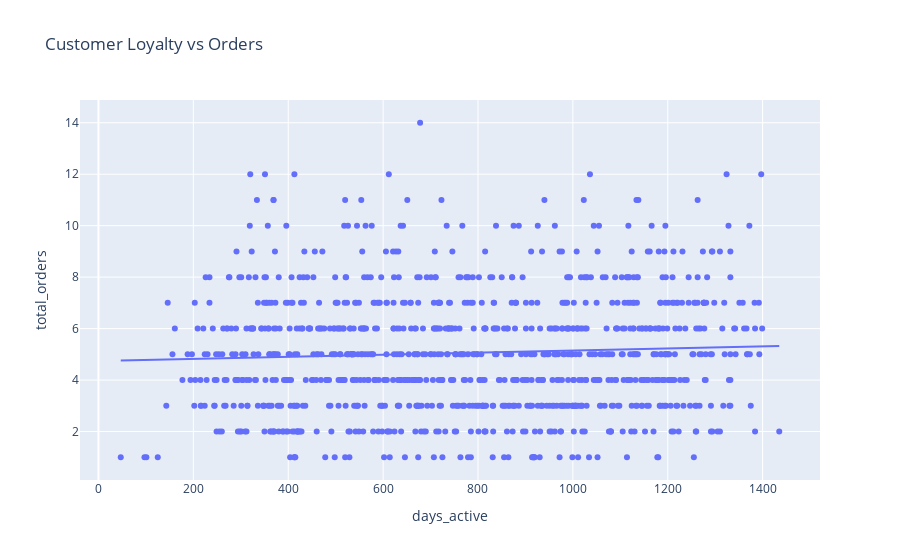

The code cell stored with this chart in its notebook:
### Code cell
px.scatter(loyalty_df, x='days_active', y='total_orders',
           title='Customer Loyalty vs Orders', trendline='ols')

### Figure 1 — Plotly figure (JSON) as saved in the notebook; plotly's stock layout.template omitted (floating-point values rounded to 4 significant figures; data arrays with more than 128 entries replaced by an {"elided": "..."} marker saying what was removed)
{"data": [{"hovertemplate": "days_active=%{x}<br>total_orders=%{y}<extra></extra>", "legendgroup": "", "marker": {"color": "#636efa", "symbol": "circle"}, "mode": "markers", "name": "", "orientation": "v", "showlegend": false, "type": "scatter", "x": {"elided": "989 int values"}, "xaxis": "x", "y": {"elided": "989 int values"}, "yaxis": "y"}, {"hovertemplate": "<b>OLS trendline</b><br>total_orders = 0.000407261 * days_active + 4.73763<br>R<sup>2</sup>=0.003167<br><br>days_active=%{x}<br>total_orders=%{y} <b>(trend)</b><extra></extra>", "legendgroup": "", "marker": {"color": "#636efa", "symbol": "circle"}, "mode": "lines", "name": "", "showlegend": false, "type": "scatter", "x": {"elided": "989 int values"}, "xaxis": "x", "y": {"elided": "989 float values"}, "yaxis": "y"}], "layout": {"legend": {"tracegroupgap": 0}, "title": {"text": "Customer Loyalty vs Orders"}, "xaxis": {"anchor": "y", "domain": [0, 1], "title": {"text": "days_active"}}, "yaxis": {"anchor": "x", "domain": [0, 1], "title": {"text": "total_orders"}}}}
